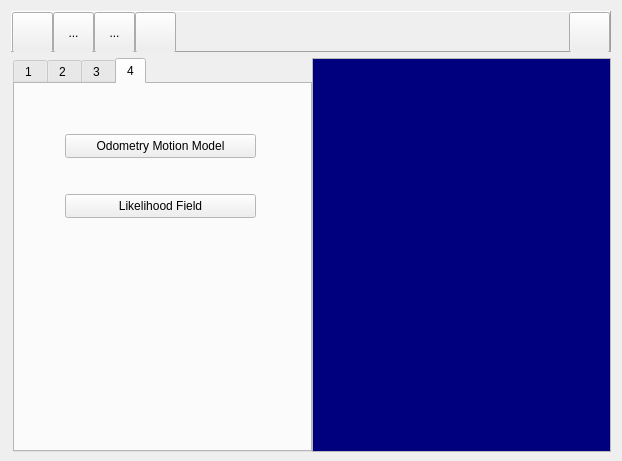
<?xml version="1.0" encoding="UTF-8"?>
<ui version="4.0">
 <class>MainFrame</class>
 <widget class="QDialog" name="MainFrame">
  <property name="geometry">
   <rect>
    <x>0</x>
    <y>0</y>
    <width>622</width>
    <height>461</height>
   </rect>
  </property>
  <property name="sizePolicy">
   <sizepolicy hsizetype="Preferred" vsizetype="Minimum">
    <horstretch>0</horstretch>
    <verstretch>0</verstretch>
   </sizepolicy>
  </property>
  <property name="minimumSize">
   <size>
    <width>0</width>
    <height>461</height>
   </size>
  </property>
  <property name="windowTitle">
   <string>Homeworks</string>
  </property>
  <property name="modal">
   <bool>false</bool>
  </property>
  <layout class="QVBoxLayout" name="verticalLayout">
   <item>
    <widget class="QFrame" name="frame">
     <property name="sizePolicy">
      <sizepolicy hsizetype="Preferred" vsizetype="Fixed">
       <horstretch>0</horstretch>
       <verstretch>0</verstretch>
      </sizepolicy>
     </property>
     <property name="minimumSize">
      <size>
       <width>0</width>
       <height>41</height>
      </size>
     </property>
     <property name="maximumSize">
      <size>
       <width>16777215</width>
       <height>41</height>
      </size>
     </property>
     <property name="frameShape">
      <enum>QFrame::Panel</enum>
     </property>
     <property name="frameShadow">
      <enum>QFrame::Raised</enum>
     </property>
     <layout class="QHBoxLayout" name="horizontalLayout_3">
      <property name="spacing">
       <number>0</number>
      </property>
      <property name="leftMargin">
       <number>0</number>
      </property>
      <property name="topMargin">
       <number>0</number>
      </property>
      <property name="rightMargin">
       <number>0</number>
      </property>
      <property name="bottomMargin">
       <number>0</number>
      </property>
      <item>
       <widget class="QToolButton" name="buttonOpen">
        <property name="enabled">
         <bool>true</bool>
        </property>
        <property name="sizePolicy">
         <sizepolicy hsizetype="Minimum" vsizetype="Minimum">
          <horstretch>0</horstretch>
          <verstretch>0</verstretch>
         </sizepolicy>
        </property>
        <property name="minimumSize">
         <size>
          <width>41</width>
          <height>41</height>
         </size>
        </property>
        <property name="maximumSize">
         <size>
          <width>41</width>
          <height>41</height>
         </size>
        </property>
        <property name="toolTip">
         <string>open an image file</string>
        </property>
        <property name="layoutDirection">
         <enum>Qt::LeftToRight</enum>
        </property>
        <property name="autoFillBackground">
         <bool>false</bool>
        </property>
        <property name="text">
         <string/>
        </property>
        <property name="icon">
         <iconset resource="images/mainframe.qrc">
          <normaloff>:/open.png</normaloff>:/open.png</iconset>
        </property>
        <property name="iconSize">
         <size>
          <width>41</width>
          <height>41</height>
         </size>
        </property>
        <property name="checkable">
         <bool>false</bool>
        </property>
        <property name="autoRepeat">
         <bool>false</bool>
        </property>
        <property name="autoExclusive">
         <bool>false</bool>
        </property>
        <property name="popupMode">
         <enum>QToolButton::DelayedPopup</enum>
        </property>
        <property name="toolButtonStyle">
         <enum>Qt::ToolButtonIconOnly</enum>
        </property>
        <property name="autoRaise">
         <bool>false</bool>
        </property>
       </widget>
      </item>
      <item>
       <widget class="QToolButton" name="toolButton_2">
        <property name="sizePolicy">
         <sizepolicy hsizetype="Minimum" vsizetype="Minimum">
          <horstretch>0</horstretch>
          <verstretch>0</verstretch>
         </sizepolicy>
        </property>
        <property name="minimumSize">
         <size>
          <width>41</width>
          <height>41</height>
         </size>
        </property>
        <property name="maximumSize">
         <size>
          <width>41</width>
          <height>41</height>
         </size>
        </property>
        <property name="text">
         <string>...</string>
        </property>
       </widget>
      </item>
      <item>
       <widget class="QToolButton" name="toolButton_3">
        <property name="sizePolicy">
         <sizepolicy hsizetype="Minimum" vsizetype="Minimum">
          <horstretch>0</horstretch>
          <verstretch>0</verstretch>
         </sizepolicy>
        </property>
        <property name="minimumSize">
         <size>
          <width>41</width>
          <height>41</height>
         </size>
        </property>
        <property name="maximumSize">
         <size>
          <width>41</width>
          <height>41</height>
         </size>
        </property>
        <property name="text">
         <string>...</string>
        </property>
       </widget>
      </item>
      <item>
       <widget class="QToolButton" name="buttonDeleteContents">
        <property name="sizePolicy">
         <sizepolicy hsizetype="Minimum" vsizetype="Minimum">
          <horstretch>0</horstretch>
          <verstretch>0</verstretch>
         </sizepolicy>
        </property>
        <property name="minimumSize">
         <size>
          <width>41</width>
          <height>41</height>
         </size>
        </property>
        <property name="maximumSize">
         <size>
          <width>41</width>
          <height>41</height>
         </size>
        </property>
        <property name="toolTip">
         <string>close all forms</string>
        </property>
        <property name="autoFillBackground">
         <bool>false</bool>
        </property>
        <property name="text">
         <string/>
        </property>
        <property name="icon">
         <iconset resource="images/mainframe.qrc">
          <normaloff>:/1-21.png</normaloff>:/1-21.png</iconset>
        </property>
        <property name="iconSize">
         <size>
          <width>41</width>
          <height>41</height>
         </size>
        </property>
       </widget>
      </item>
      <item>
       <spacer name="horizontalSpacer">
        <property name="orientation">
         <enum>Qt::Horizontal</enum>
        </property>
        <property name="sizeHint" stdset="0">
         <size>
          <width>40</width>
          <height>20</height>
         </size>
        </property>
       </spacer>
      </item>
      <item>
       <widget class="QToolButton" name="buttonShowList">
        <property name="sizePolicy">
         <sizepolicy hsizetype="Minimum" vsizetype="Minimum">
          <horstretch>0</horstretch>
          <verstretch>0</verstretch>
         </sizepolicy>
        </property>
        <property name="minimumSize">
         <size>
          <width>41</width>
          <height>41</height>
         </size>
        </property>
        <property name="maximumSize">
         <size>
          <width>41</width>
          <height>41</height>
         </size>
        </property>
        <property name="toolTip">
         <string>show the list view</string>
        </property>
        <property name="text">
         <string/>
        </property>
        <property name="icon">
         <iconset resource="images/mainframe.qrc">
          <normaloff>:/2-3.png</normaloff>:/2-3.png</iconset>
        </property>
        <property name="iconSize">
         <size>
          <width>82</width>
          <height>41</height>
         </size>
        </property>
       </widget>
      </item>
     </layout>
    </widget>
   </item>
   <item>
    <layout class="QHBoxLayout" name="horizontalLayout">
     <property name="spacing">
      <number>0</number>
     </property>
     <property name="leftMargin">
      <number>2</number>
     </property>
     <item>
      <widget class="QTabWidget" name="tabWidget">
       <property name="sizePolicy">
        <sizepolicy hsizetype="Fixed" vsizetype="Expanding">
         <horstretch>0</horstretch>
         <verstretch>0</verstretch>
        </sizepolicy>
       </property>
       <property name="minimumSize">
        <size>
         <width>299</width>
         <height>394</height>
        </size>
       </property>
       <property name="palette">
        <palette>
         <active>
          <colorrole role="Light">
           <brush brushstyle="SolidPattern">
            <color alpha="255">
             <red>255</red>
             <green>255</green>
             <blue>255</blue>
            </color>
           </brush>
          </colorrole>
          <colorrole role="Base">
           <brush brushstyle="SolidPattern">
            <color alpha="255">
             <red>255</red>
             <green>255</green>
             <blue>255</blue>
            </color>
           </brush>
          </colorrole>
          <colorrole role="Window">
           <brush brushstyle="SolidPattern">
            <color alpha="255">
             <red>255</red>
             <green>255</green>
             <blue>255</blue>
            </color>
           </brush>
          </colorrole>
          <colorrole role="NoRole">
           <brush brushstyle="SolidPattern">
            <color alpha="255">
             <red>255</red>
             <green>85</green>
             <blue>0</blue>
            </color>
           </brush>
          </colorrole>
         </active>
         <inactive>
          <colorrole role="Light">
           <brush brushstyle="SolidPattern">
            <color alpha="255">
             <red>255</red>
             <green>255</green>
             <blue>255</blue>
            </color>
           </brush>
          </colorrole>
          <colorrole role="Base">
           <brush brushstyle="SolidPattern">
            <color alpha="255">
             <red>255</red>
             <green>255</green>
             <blue>255</blue>
            </color>
           </brush>
          </colorrole>
          <colorrole role="Window">
           <brush brushstyle="SolidPattern">
            <color alpha="255">
             <red>255</red>
             <green>255</green>
             <blue>255</blue>
            </color>
           </brush>
          </colorrole>
          <colorrole role="NoRole">
           <brush brushstyle="SolidPattern">
            <color alpha="255">
             <red>255</red>
             <green>85</green>
             <blue>0</blue>
            </color>
           </brush>
          </colorrole>
         </inactive>
         <disabled>
          <colorrole role="Light">
           <brush brushstyle="SolidPattern">
            <color alpha="255">
             <red>255</red>
             <green>255</green>
             <blue>255</blue>
            </color>
           </brush>
          </colorrole>
          <colorrole role="Base">
           <brush brushstyle="SolidPattern">
            <color alpha="255">
             <red>255</red>
             <green>255</green>
             <blue>255</blue>
            </color>
           </brush>
          </colorrole>
          <colorrole role="Window">
           <brush brushstyle="SolidPattern">
            <color alpha="255">
             <red>255</red>
             <green>255</green>
             <blue>255</blue>
            </color>
           </brush>
          </colorrole>
          <colorrole role="NoRole">
           <brush brushstyle="SolidPattern">
            <color alpha="255">
             <red>255</red>
             <green>85</green>
             <blue>0</blue>
            </color>
           </brush>
          </colorrole>
         </disabled>
        </palette>
       </property>
       <property name="cursor">
        <cursorShape>ArrowCursor</cursorShape>
       </property>
       <property name="autoFillBackground">
        <bool>false</bool>
       </property>
       <property name="tabPosition">
        <enum>QTabWidget::North</enum>
       </property>
       <property name="tabShape">
        <enum>QTabWidget::Rounded</enum>
       </property>
       <property name="currentIndex">
        <number>3</number>
       </property>
       <property name="iconSize">
        <size>
         <width>31</width>
         <height>31</height>
        </size>
       </property>
       <property name="elideMode">
        <enum>Qt::ElideMiddle</enum>
       </property>
       <widget class="QWidget" name="tab_1">
        <attribute name="title">
         <string>1 </string>
        </attribute>
        <widget class="QPushButton" name="buttonAStar">
         <property name="geometry">
          <rect>
           <x>70</x>
           <y>60</y>
           <width>141</width>
           <height>31</height>
          </rect>
         </property>
         <property name="font">
          <font>
           <family>맑은 고딕</family>
           <pointsize>10</pointsize>
          </font>
         </property>
         <property name="text">
          <string>Run A*</string>
         </property>
        </widget>
        <widget class="QLabel" name="label_17">
         <property name="geometry">
          <rect>
           <x>80</x>
           <y>21</y>
           <width>56</width>
           <height>12</height>
          </rect>
         </property>
         <property name="font">
          <font>
           <family>맑은 고딕</family>
          </font>
         </property>
         <property name="text">
          <string>Source</string>
         </property>
        </widget>
        <widget class="QLabel" name="label_18">
         <property name="geometry">
          <rect>
           <x>160</x>
           <y>21</y>
           <width>56</width>
           <height>12</height>
          </rect>
         </property>
         <property name="font">
          <font>
           <family>맑은 고딕</family>
          </font>
         </property>
         <property name="text">
          <string>Goal</string>
         </property>
        </widget>
        <widget class="QWidget" name="layoutWidget">
         <property name="geometry">
          <rect>
           <x>71</x>
           <y>36</y>
           <width>139</width>
           <height>25</height>
          </rect>
         </property>
         <layout class="QHBoxLayout" name="horizontalLayout_9">
          <item>
           <widget class="QLineEdit" name="editSourceNode">
            <property name="text">
             <string>A</string>
            </property>
            <property name="alignment">
             <set>Qt::AlignCenter</set>
            </property>
           </widget>
          </item>
          <item>
           <widget class="QLineEdit" name="editGoalNode">
            <property name="text">
             <string>Q</string>
            </property>
            <property name="alignment">
             <set>Qt::AlignCenter</set>
            </property>
           </widget>
          </item>
         </layout>
        </widget>
       </widget>
       <widget class="QWidget" name="tab_2">
        <attribute name="title">
         <string>2 </string>
        </attribute>
        <widget class="QPushButton" name="visibilityAstar">
         <property name="geometry">
          <rect>
           <x>60</x>
           <y>60</y>
           <width>151</width>
           <height>31</height>
          </rect>
         </property>
         <property name="text">
          <string>Run A*</string>
         </property>
        </widget>
        <widget class="QPushButton" name="visibilityMap">
         <property name="geometry">
          <rect>
           <x>60</x>
           <y>20</y>
           <width>151</width>
           <height>31</height>
          </rect>
         </property>
         <property name="text">
          <string>make visibilitymap</string>
         </property>
        </widget>
       </widget>
       <widget class="QWidget" name="tab">
        <attribute name="title">
         <string>3 </string>
        </attribute>
        <widget class="QPushButton" name="voronoiDiagram">
         <property name="geometry">
          <rect>
           <x>70</x>
           <y>90</y>
           <width>131</width>
           <height>31</height>
          </rect>
         </property>
         <property name="text">
          <string>Voronoi Diagram</string>
         </property>
        </widget>
        <widget class="QPushButton" name="voronoiAstar">
         <property name="geometry">
          <rect>
           <x>70</x>
           <y>140</y>
           <width>131</width>
           <height>31</height>
          </rect>
         </property>
         <property name="text">
          <string>Run A*</string>
         </property>
        </widget>
       </widget>
       <widget class="QWidget" name="tab_3">
        <attribute name="title">
         <string>4</string>
        </attribute>
        <widget class="QPushButton" name="odometryMotion">
         <property name="geometry">
          <rect>
           <x>50</x>
           <y>50</y>
           <width>191</width>
           <height>24</height>
          </rect>
         </property>
         <property name="text">
          <string>Odometry Motion Model</string>
         </property>
        </widget>
        <widget class="QPushButton" name="likelihoodField">
         <property name="geometry">
          <rect>
           <x>50</x>
           <y>110</y>
           <width>191</width>
           <height>24</height>
          </rect>
         </property>
         <property name="text">
          <string>Likelihood Field</string>
         </property>
        </widget>
       </widget>
      </widget>
     </item>
     <item>
      <widget class="QListWidget" name="listWidget">
       <property name="sizePolicy">
        <sizepolicy hsizetype="Ignored" vsizetype="Minimum">
         <horstretch>0</horstretch>
         <verstretch>0</verstretch>
        </sizepolicy>
       </property>
       <property name="minimumSize">
        <size>
         <width>0</width>
         <height>394</height>
        </size>
       </property>
       <property name="palette">
        <palette>
         <active>
          <colorrole role="WindowText">
           <brush brushstyle="SolidPattern">
            <color alpha="255">
             <red>255</red>
             <green>255</green>
             <blue>0</blue>
            </color>
           </brush>
          </colorrole>
          <colorrole role="Text">
           <brush brushstyle="SolidPattern">
            <color alpha="255">
             <red>255</red>
             <green>255</green>
             <blue>255</blue>
            </color>
           </brush>
          </colorrole>
          <colorrole role="Base">
           <brush brushstyle="SolidPattern">
            <color alpha="255">
             <red>0</red>
             <green>0</green>
             <blue>127</blue>
            </color>
           </brush>
          </colorrole>
          <colorrole role="PlaceholderText">
           <brush brushstyle="NoBrush">
            <color alpha="128">
             <red>255</red>
             <green>255</green>
             <blue>255</blue>
            </color>
           </brush>
          </colorrole>
         </active>
         <inactive>
          <colorrole role="WindowText">
           <brush brushstyle="SolidPattern">
            <color alpha="255">
             <red>255</red>
             <green>255</green>
             <blue>0</blue>
            </color>
           </brush>
          </colorrole>
          <colorrole role="Text">
           <brush brushstyle="SolidPattern">
            <color alpha="255">
             <red>255</red>
             <green>255</green>
             <blue>255</blue>
            </color>
           </brush>
          </colorrole>
          <colorrole role="Base">
           <brush brushstyle="SolidPattern">
            <color alpha="255">
             <red>0</red>
             <green>0</green>
             <blue>127</blue>
            </color>
           </brush>
          </colorrole>
          <colorrole role="PlaceholderText">
           <brush brushstyle="NoBrush">
            <color alpha="128">
             <red>255</red>
             <green>255</green>
             <blue>255</blue>
            </color>
           </brush>
          </colorrole>
         </inactive>
         <disabled>
          <colorrole role="WindowText">
           <brush brushstyle="SolidPattern">
            <color alpha="255">
             <red>120</red>
             <green>120</green>
             <blue>120</blue>
            </color>
           </brush>
          </colorrole>
          <colorrole role="Text">
           <brush brushstyle="SolidPattern">
            <color alpha="255">
             <red>120</red>
             <green>120</green>
             <blue>120</blue>
            </color>
           </brush>
          </colorrole>
          <colorrole role="Base">
           <brush brushstyle="SolidPattern">
            <color alpha="255">
             <red>240</red>
             <green>240</green>
             <blue>240</blue>
            </color>
           </brush>
          </colorrole>
          <colorrole role="PlaceholderText">
           <brush brushstyle="NoBrush">
            <color alpha="128">
             <red>255</red>
             <green>255</green>
             <blue>255</blue>
            </color>
           </brush>
          </colorrole>
         </disabled>
        </palette>
       </property>
       <property name="font">
        <font>
         <family>Times New Roman</family>
         <pointsize>10</pointsize>
        </font>
       </property>
      </widget>
     </item>
    </layout>
   </item>
  </layout>
 </widget>
 <layoutdefault spacing="6" margin="11"/>
 <resources>
  <include location="images/mainframe.qrc"/>
 </resources>
 <connections/>
</ui>
